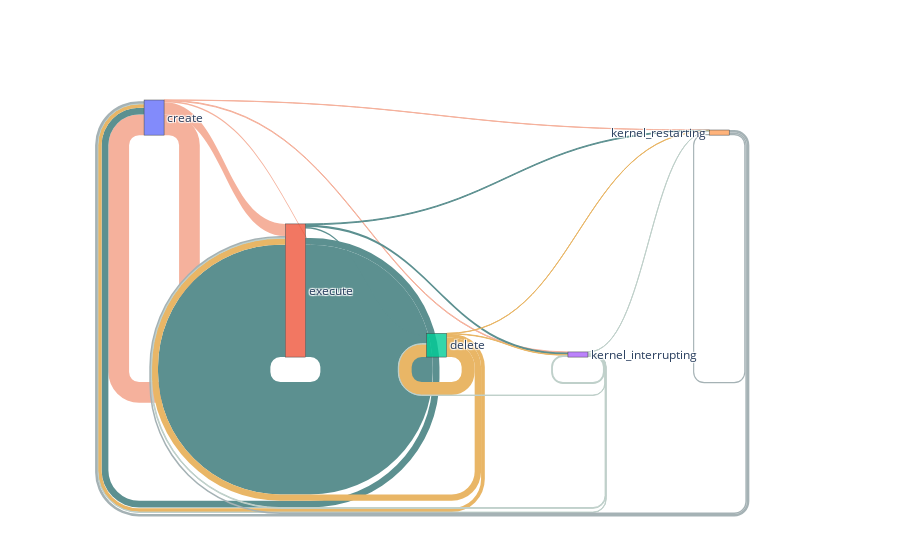

Notebook code for this chart:
### Code cell
import plotly.graph_objects as go

np.random.seed(42)
fig = go.Figure(go.Sankey(
    arrangement="snap",
    node={"label": labels, 'pad': 50},
    link={
        "source": source, "target": target, "value": value,
        "color": colors}
))

fig.show()

### Figure 1 — Plotly figure (JSON) as saved in the notebook; plotly's stock layout.template omitted (floating-point values rounded to 4 significant figures)
{"data": [{"arrangement": "snap", "link": {"color": ["#F5B19C", "#F5B19C", "#F5B19C", "#F5B19C", "#F5B19C", "#5C9090", "#5C9090", "#5C9090", "#5C9090", "#5C9090", "#E9B666", "#E9B666", "#E9B666", "#E9B666", "#E9B666", "#BFD0CA", "#BFD0CA", "#BFD0CA", "#BFD0CA", "#BFD0CA", "#A5B2B5", "#A5B2B5", "#A5B2B5"], "source": [0.0, 0.0, 0.0, 0.0, 0.0, 1.0, 1.0, 1.0, 1.0, 1.0, 2.0, 2.0, 2.0, 2.0, 2.0, 3.0, 3.0, 3.0, 3.0, 3.0, 4.0, 4.0, 4.0], "target": [0.0, 1.0, 2.0, 3.0, 4.0, 0.0, 1.0, 2.0, 3.0, 4.0, 0.0, 1.0, 2.0, 3.0, 4.0, 0.0, 1.0, 2.0, 3.0, 4.0, 0.0, 1.0, 4.0], "value": [0.03968, 0.02321, 0.002896, 0.001244, 0.0002963, 0.01294, 0.2153, 0.002904, 0.004354, 0.001508, 0.007195, 0.01225, 0.02494, 0.0007233, 0.0004701, 0.0006002, 0.001483, 0.0006439, 0.003518, 0.0003924, 0.004695, 0.00293, 0.002196]}, "node": {"label": ["create", "execute", "delete", "kernel_interrupting", "kernel_restarting"], "pad": 50}, "type": "sankey"}], "layout": {}}
